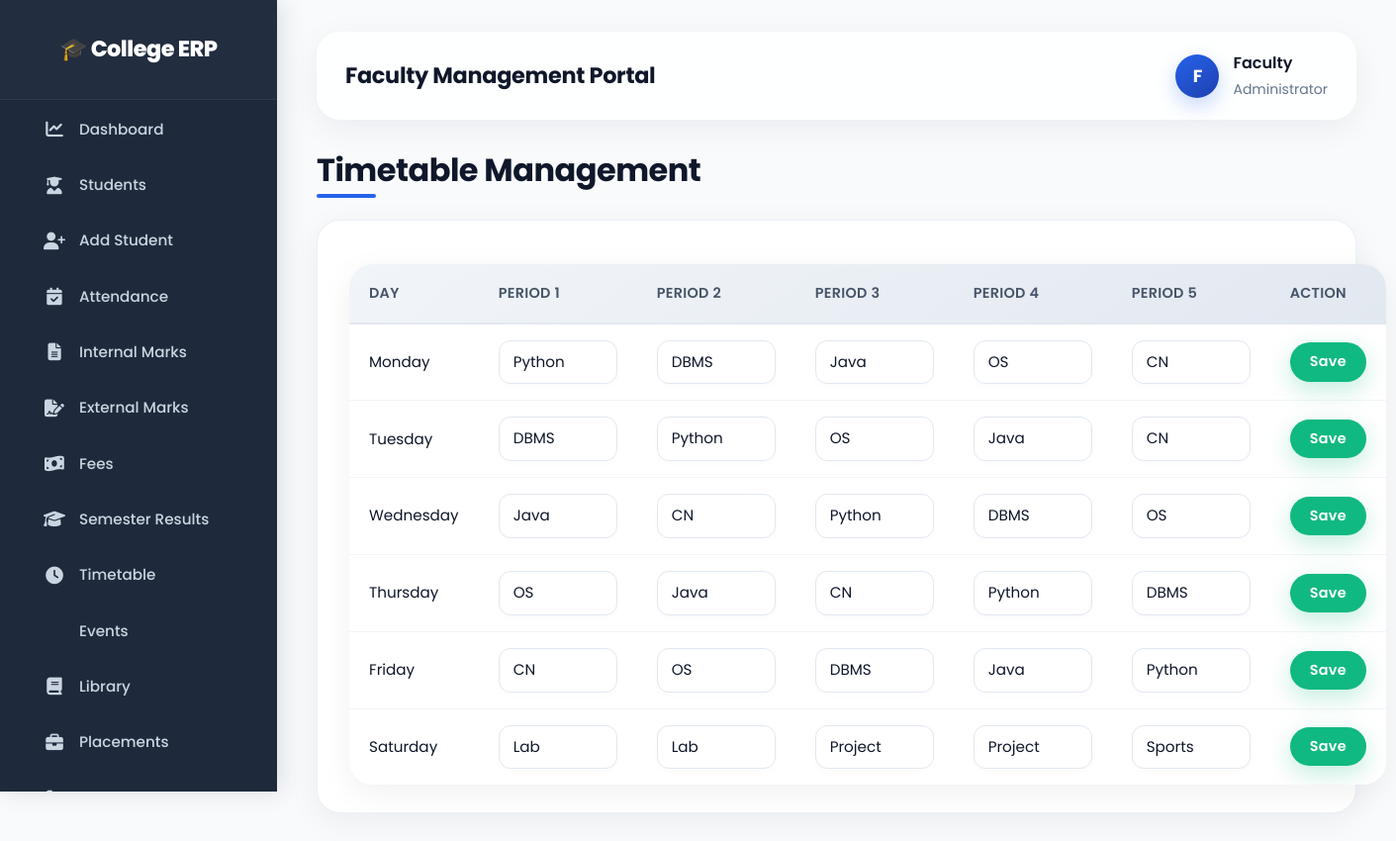
The app's page /manage-timetable (signed in) with its own data.
### tables this page shows
CREATE TABLE "timetable" (
"Day" TEXT,
  "P1" TEXT,
  "P2" TEXT,
  "P3" TEXT,
  "P4" TEXT,
  "P5" TEXT,
  "P6" TEXT
);

### app.py (the view, shortened to what this page needs)
@app.route("/manage-timetable", methods=["GET", "POST"])
def manage_timetable():
    if not faculty_logged_in():
        return redirect("/faculty-login")
    conn = get_db_connection()
    data = conn.execute("SELECT * FROM timetable").fetchall()
    conn.close()
    return render_template(
        "manage_timetable.html",
        data=[dict(row) for row in data]
    )

### app.py (called while the page is built)
def get_db_connection():
    conn = sqlite3.connect(DB_FILE)
    conn.row_factory = sqlite3.Row
    return conn

def faculty_logged_in():
    return "faculty_id" in session

### templates/manage_timetable.html (shortened to what this page needs)
{% extends 'faculty_base.html' %}
{% block content %}
<h2 class="page-title">
  Timetable Management
</h2>
<div class="card-box">
  <table class="table table-bordered table-hover">
    <thead class="table-primary">
      <tr>
        <th>Day</th>
        <th>Period 1</th>
        <th>Period 2</th>
        <th>Period 3</th>
        <th>Period 4</th>
        <th>Period 5</th>
        <th>Action</th>
      </tr>
    </thead>
    <tbody>
      {% for row in data %}
      <form method="POST">
        <tr>
          <td>
            {{ row.Day }}
          </td>
          <td>
            <input
            type="text"
            class="form-control"
            name="p1"
            value="{{ row.P1 }}">
          </td>
          <td>
            <input
            type="text"
            class="form-control"
            name="p2"
            value="{{ row.P2 }}">
          </td>
          <td>
            <input
            type="text"
            class="form-control"
            name="p3"
            value="{{ row.P3 }}">
          </td>
          <td>
            <input
            type="text"
            class="form-control"
            name="p4"
            value="{{ row.P4 }}">
          </td>
          <td>
            <input
            type="text"
            class="form-control"
            name="p5"
            value="{{ row.P5 }}">
          </td>
          <td>
            <button
            type="submit"
            class="btn-save">
            Save
          </button>
        </td>
      </tr>
    </form>
    {% endfor %}
  </tbody>
</table>
</div>
{% endblock %}

### templates/faculty_base.html (style rules this page uses)
* { margin: 0; padding: 0; box-sizing: border-box; font-family: 'Poppins', 'Segoe UI', system-ui, sans-serif; }
body { background: #f8fafc; color: #0f172a; transition: background 0.3s ease; line-height: 1.6; }
.table { margin-bottom: 0; border-collapse: separate; border-spacing: 0; }
.table thead { background: #f1f5f9; color: #0f172a; }
.table thead th { font-weight: 600; font-size: 0.9rem; text-transform: uppercase; letter-spacing: 0.3px; color: #475569; padding: 16px 18px; border-bottom: 2px solid #e2e8f0; text-align: left; }
.table tbody td { padding: 14px 18px; border-bottom: 1px solid #f1f5f9; color: #0f172a; vertical-align: middle; }
.table tbody tr:last-child td { border-bottom: none; }
.page-title { font-size: 2rem; font-weight: 700; margin-bottom: 24px; color: #0f172a; letter-spacing: -0.5px; position: relative; display: inline-block; }
.page-title::after { content: ''; position: absolute; bottom: -8px; left: 0; width: 60px; height: 4px; background: #2563eb; border-radius: 4px; }

### templates/manage_timetable.html (style rules this page uses)
.page-title { font-size: 2rem; font-weight: 700; color: #0f172a; margin-bottom: 30px; letter-spacing: -0.5px; position: relative; display: inline-block; }
.page-title::after { content: ''; position: absolute; bottom: -8px; left: 0; width: 60px; height: 4px; background: #2563eb; border-radius: 4px; transition: width 0.3s ease; }
.card-box { background: #ffffff; padding: 28px 32px; border-radius: 24px; box-shadow: 0 8px 32px rgba(15, 23, 42, 0.06); border: 1px solid rgba(226, 232, 240, 0.6); transition: box-shadow 0.3s ease, transform 0.3s ease; }
.table { background: #ffffff; border-radius: 24px; overflow: hidden; box-shadow: 0 8px 32px rgba(15, 23, 42, 0.06); border: 1px solid rgba(226, 232, 240, 0.6); width: 100%; border-collapse: separate; border-spacing: 0; margin-top: 16px; font-size: 0.95rem; }
.table-bordered { border: none; }
.table-bordered th, .table-bordered td { border: none; }
.table thead { background: linear-gradient(145deg, #f1f5f9, #e2e8f0); color: #0f172a; }
.table thead th { font-weight: 600; font-size: 0.9rem; text-transform: uppercase; letter-spacing: 0.3px; color: #475569; padding: 18px 20px; border-bottom: 2px solid #e2e8f0; text-align: left; white-space: nowrap; }
.table-primary { background: linear-gradient(145deg, #f1f5f9, #e2e8f0) !important; color: #0f172a; }
.table-primary th { background: transparent !important; }
.table tbody td { padding: 16px 20px; border-bottom: 1px solid #f1f5f9; color: #0f172a; vertical-align: middle; }
.table tbody tr:last-child td { border-bottom: none; }
.table-hover tbody tr { transition: background 0.2s ease; }
.table tbody tr:nth-of-type(even) { background: #fafbfc; }
.form-control { border-radius: 12px; padding: 10px 14px; border: 1px solid #e2e8f0; background: #ffffff; color: #0f172a; font-size: 0.95rem; transition: all 0.3s ease; box-shadow: 0 2px 8px rgba(0, 0, 0, 0.02); width: 100%; min-width: 120px; }
.btn-save { background: #10b981; color: white; border: none; padding: 8px 20px; border-radius: 50px; font-weight: 600; font-size: 0.9rem; letter-spacing: 0.3px; transition: all 0.3s cubic-bezier(0.4, 0, 0.2, 1); box-shadow: 0 8px 24px rgba(16, 185, 129, 0.25); cursor: pointer; }
.table * { box-sizing: border-box; }

### records on screen
timetable: Day "Monday", p1 "Python", p2 "DBMS", p3 "Java", p4 "OS", p5 "CN"
timetable: Day "Tuesday", p1 "DBMS", p2 "Python", p3 "OS", p4 "Java", p5 "CN"
timetable: Day "Wednesday", p1 "Java", p2 "CN", p3 "Python", p4 "DBMS", p5 "OS"
timetable: Day "Thursday", p1 "OS", p2 "Java", p3 "CN", p4 "Python", p5 "DBMS"
timetable: Day "Friday", p1 "CN", p2 "OS", p3 "DBMS", p4 "Java", p5 "Python"
timetable: Day "Saturday", p1 "Lab", p2 "Lab", p3 "Project", p4 "Project", p5 "Sports"
